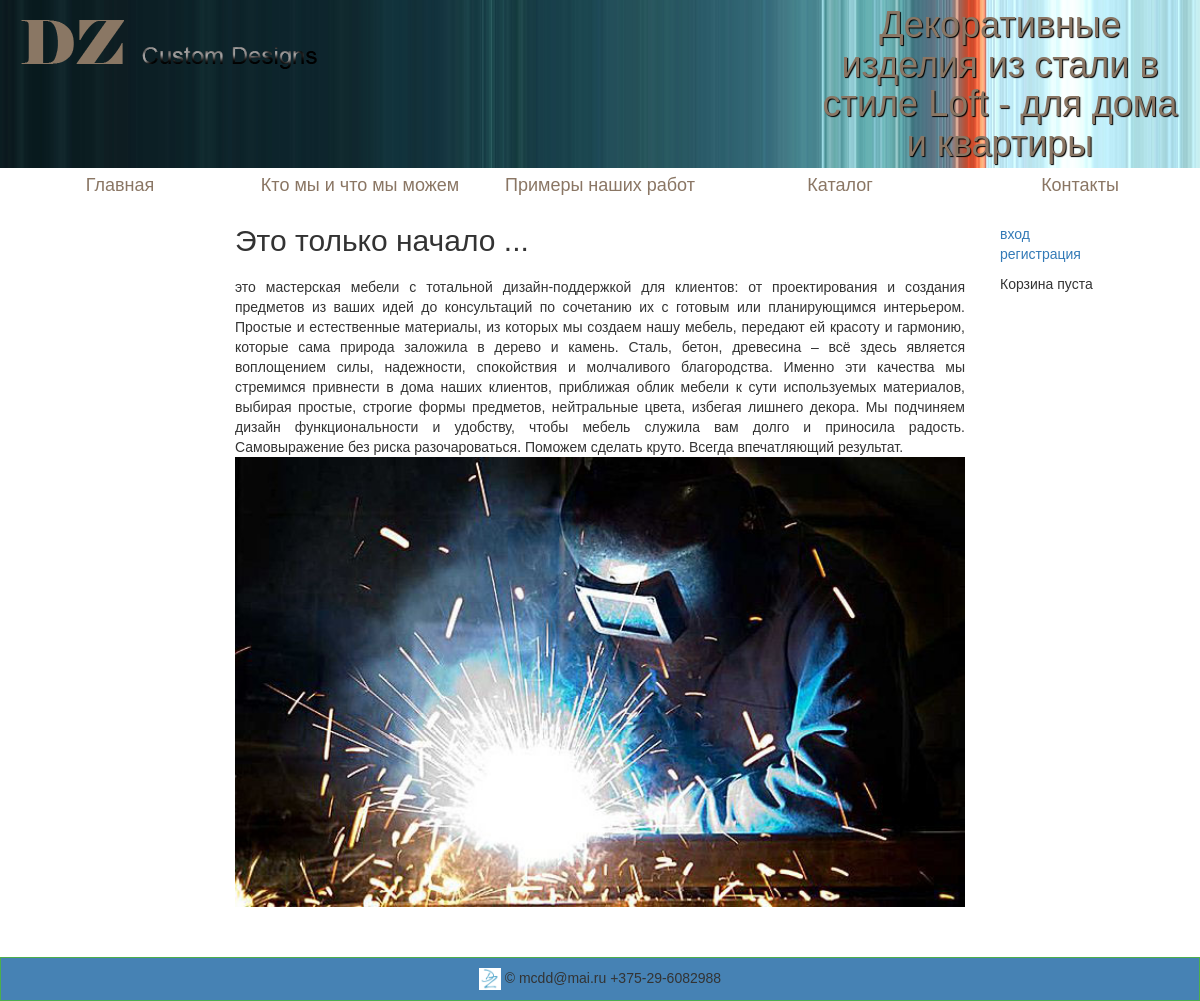
The page / on the database its author committed.
### tables this page shows
CREATE TABLE IF NOT EXISTS `maintexts` (
  `id` int(11) NOT NULL AUTO_INCREMENT,
  `name` tinytext NOT NULL,
  `body` text NOT NULL,
  `url` tinytext NOT NULL,
  `lang` enum('ru','eng') NOT NULL DEFAULT 'ru',
  `showhide` enum('show','hide') NOT NULL DEFAULT 'show',
  `putdate` date NOT NULL,
  PRIMARY KEY (`id`)
);

### index.php (the view, shortened to what this page needs)
<?php require_once("templates/top.php");
if($_GET['url']){
	$_GET['url']=@ereg_replace("'", "", $_GET['url']);
	$_GET['url']=@ereg_replace('%', '', $_GET['url']);
	$_GET['url']=@ereg_replace('UNION', '', $_GET['url']);
	$_GET['url']=@ereg_replace('"', '', $_GET['url']);
	$_GET['url']=@ereg_replace('""', '', $_GET['url']);
	$file=$_GET['url'];
}else{
	$file='index';
}
$query="select*from maintexts where url='$file'";
$adr=mysqli_query($dbcnx, $query);
$str=mysqli_fetch_array($adr);
   ?>
			<h2 style="margin: 20px;"><?=$str['name']; ?></h2>
			<div class="content">
			<?=$str['body'];?>
			</div>
<?php require_once("templates/bottom.php");   ?>

### media/css/style.css (style rules this page uses)
body { margin: 0; padding: 0; display: flex; flex-direction: column; min-height: 100vh; font-family: Arial; }
.content { -moz-column-count: 1; -moz-column-rule: 1px black solid; -moz-column-gap: 2em; -webkit-column-count: 1; -webkit-column-rule: 1px black solid; -webkit-column-gap: 2em; column-count: 1; column-rule: 1px black solid; column-gap: 2em; text-align: justify; margin: 20px; }

### rows shown on the page
maintexts: name "Это только начало ...", body "это мастерская мебели с тотальной дизайн-поддержкой для клиентов: от проектирования и создания предметов из ваших идей до консультаций по сочетанию их с готовым или планирующимся интерьером. Простые и естественные материалы, из которых мы создаем нашу мебель, передают ей красоту и гармонию, которые сама природа заложила в дерево и камень. Сталь, бетон, древесина – всё здесь является воплощением силы, надежности, спокойствия и молчаливого благородства. Именно эти качества мы стремимся привнести в дома наших клиентов, приближая облик мебели к сути используемых материалов, выбирая простые, строгие формы предметов, нейтральные цвета, избегая лишнего декора. Мы подчиняем дизайн функциональности…", body (picture)
